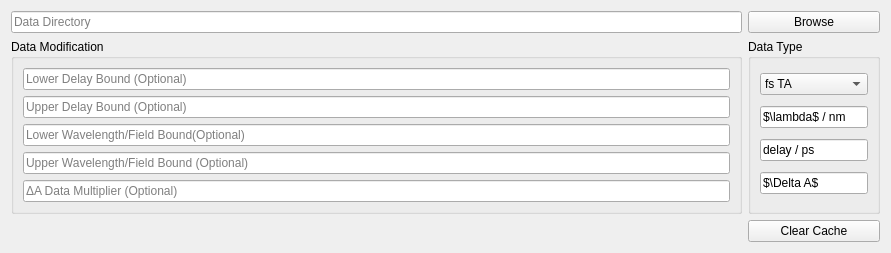
          <widget class="QWidget" name="Data_TA">
           <attribute name="title">
            <string>Data</string>
           </attribute>
           <layout class="QGridLayout" name="gridLayout_4">
            <item row="3" column="1">
             <spacer name="spacer_clear_cache_TA">
              <property name="orientation">
               <enum>Qt::Horizontal</enum>
              </property>
              <property name="sizeHint" stdset="0">
               <size>
                <width>731</width>
                <height>20</height>
               </size>
              </property>
             </spacer>
            </item>
            <item row="0" column="3">
             <widget class="QPushButton" name="Data_browse_TA">
              <property name="toolTip">
               <string>&lt;html&gt;&lt;head/&gt;&lt;body&gt;&lt;p&gt;Click to open a directory dialog and select the data directory. There should be three &lt;span style=&quot; font-style:italic;&quot;&gt;.txt-&lt;/span&gt;files ending with &lt;span style=&quot; font-weight:600;&quot;&gt;spectra.txt, delays.txt &lt;/span&gt;and&lt;span style=&quot; font-weight:600;&quot;&gt; lambda.txt&lt;/span&gt;.&lt;/p&gt;&lt;/body&gt;&lt;/html&gt;</string>
              </property>
              <property name="text">
               <string>Browse</string>
              </property>
             </widget>
            </item>
            <item row="0" column="1">
             <widget class="QLineEdit" name="Data_directory_TA">
              <property name="toolTip">
               <string>&lt;html&gt;&lt;head/&gt;&lt;body&gt;&lt;p&gt;Input the directory of the folder containing the data or use the &amp;quot;Browse&amp;quot;-button on the right.&lt;/p&gt;&lt;p&gt;&lt;span style=&quot; font-weight:600; text-decoration: underline;&quot;&gt;Example:&lt;/span&gt;&lt;/p&gt;&lt;p&gt;/home/user/documents/fsta_measurements/sample_1&lt;/p&gt;&lt;/body&gt;&lt;/html&gt;</string>
              </property>
              <property name="whatsThis">
               <string/>
              </property>
              <property name="placeholderText">
               <string>Data Directory</string>
              </property>
             </widget>
            </item>
            <item row="3" column="3">
             <widget class="QPushButton" name="Data_clear_cache_TA">
              <property name="toolTip">
               <string>&lt;html&gt;&lt;head/&gt;&lt;body&gt;&lt;p&gt;Clears the saved inputs from previous evaluations.&lt;/p&gt;&lt;/body&gt;&lt;/html&gt;</string>
              </property>
              <property name="text">
               <string>Clear Cache</string>
              </property>
             </widget>
            </item>
            <item row="2" column="3">
             <widget class="QGroupBox" name="Axis_TA">
              <property name="title">
               <string>Data Type</string>
              </property>
              <layout class="QVBoxLayout" name="verticalLayout">
               <item>
                <widget class="QComboBox" name="Data_type_TA">
                 <property name="toolTip">
                  <string>&lt;!DOCTYPE HTML PUBLIC &quot;-//W3C//DTD HTML 4.0//EN&quot; &quot;http://www.w3.org/TR/REC-html40/strict.dtd&quot;&gt;
&lt;html&gt;&lt;head&gt;&lt;meta name=&quot;qrichtext&quot; content=&quot;1&quot; /&gt;&lt;style type=&quot;text/css&quot;&gt;
p, li { white-space: pre-wrap; }
&lt;/style&gt;&lt;/head&gt;&lt;body style=&quot; font-family:'Sans Serif'; font-size:9pt; font-weight:400; font-style:normal;&quot;&gt;
&lt;p style=&quot; margin-top:12px; margin-bottom:12px; margin-left:0px; margin-right:0px; -qt-block-indent:0; text-indent:0px;&quot;&gt;Select an experiment type to automatically set the axis labels and units for the plots.&lt;/p&gt;
&lt;p style=&quot; margin-top:12px; margin-bottom:12px; margin-left:0px; margin-right:0px; -qt-block-indent:0; text-indent:0px;&quot;&gt;fs TA	: x-Axis (Wavelength / nm), y-Axis (delay / ps), z-Axis (ΔA)&lt;/p&gt;
&lt;p style=&quot; margin-top:12px; margin-bottom:12px; margin-left:0px; margin-right:0px; -qt-block-indent:0; text-indent:0px;&quot;&gt;ns TA	: x-Axis (Wavelength / nm), y-Axis (delay / ns), z-Axis (ΔA)&lt;/p&gt;
&lt;p style=&quot; margin-top:12px; margin-bottom:12px; margin-left:0px; margin-right:0px; -qt-block-indent:0; text-indent:0px;&quot;&gt;μs trEPR	: x-Axis (Magnetic Field / mT), y-Axis (delay / μs), z-Axis (trEPR signal)&lt;/p&gt;
&lt;p style=&quot; margin-top:12px; margin-bottom:12px; margin-left:0px; margin-right:0px; -qt-block-indent:0; text-indent:0px;&quot;&gt;ns trEPR	: x-Axis (Magnetic Field / mT), y-Axis (delay / ns), z-Axis (trEPR signal)&lt;/p&gt;&lt;/body&gt;&lt;/html&gt;</string>
                 </property>
                 <item>
                  <property name="text">
                   <string>fs TA</string>
                  </property>
                 </item>
                 <item>
                  <property name="text">
                   <string>ns TA</string>
                  </property>
                 </item>
                </widget>
               </item>
               <item>
                <widget class="QLineEdit" name="Data_xAxis_TA">
                 <property name="toolTip">
                  <string>&lt;!DOCTYPE HTML PUBLIC &quot;-//W3C//DTD HTML 4.0//EN&quot; &quot;http://www.w3.org/TR/REC-html40/strict.dtd&quot;&gt;
&lt;html&gt;&lt;head&gt;&lt;meta name=&quot;qrichtext&quot; content=&quot;1&quot; /&gt;&lt;style type=&quot;text/css&quot;&gt;
p, li { white-space: pre-wrap; }
&lt;/style&gt;&lt;/head&gt;&lt;body style=&quot; font-family:'Sans Serif'; font-size:9pt; font-weight:400; font-style:normal;&quot;&gt;
&lt;p style=&quot; margin-top:12px; margin-bottom:12px; margin-left:0px; margin-right:0px; -qt-block-indent:0; text-indent:0px;&quot;&gt;Set the x-axis label and unit for the plot of your data. To correctly display the unit in the plots the input must look like this:&lt;/p&gt;
&lt;p style=&quot; margin-top:12px; margin-bottom:12px; margin-left:0px; margin-right:0px; -qt-block-indent:0; text-indent:0px;&quot;&gt;data / unit&lt;/p&gt;
&lt;p style=&quot; margin-top:12px; margin-bottom:12px; margin-left:0px; margin-right:0px; -qt-block-indent:0; text-indent:0px;&quot;&gt;&lt;span style=&quot; font-weight:600; text-decoration: underline;&quot;&gt;Example:&lt;/span&gt;&lt;/p&gt;
&lt;p style=&quot; margin-top:12px; margin-bottom:12px; margin-left:0px; margin-right:0px; -qt-block-indent:0; text-indent:0px;&quot;&gt;The experiment measured transient absorption data of electromagnetic radiation.&lt;/p&gt;
&lt;p style=&quot; margin-top:12px; margin-bottom:12px; margin-left:0px; margin-right:0px; -qt-block-indent:0; text-indent:0px;&quot;&gt;&lt;span style=&quot; font-weight:600; text-decoration: underline;&quot;&gt;Input:&lt;/span&gt;&lt;/p&gt;
&lt;p style=&quot; margin-top:12px; margin-bottom:12px; margin-left:0px; margin-right:0px; -qt-block-indent:0; text-indent:0px;&quot;&gt;wavelength / nm&lt;/p&gt;
&lt;p style=&quot; margin-top:12px; margin-bottom:12px; margin-left:0px; margin-right:0px; -qt-block-indent:0; text-indent:0px;&quot;&gt;&lt;span style=&quot; font-style:italic;&quot;&gt;Note:&lt;/span&gt;&lt;/p&gt;
&lt;p style=&quot; margin-top:12px; margin-bottom:12px; margin-left:0px; margin-right:0px; -qt-block-indent:0; text-indent:0px;&quot;&gt;The program can read LaTeX inputs. Alternative input:&lt;/p&gt;
&lt;p style=&quot; margin-top:12px; margin-bottom:12px; margin-left:0px; margin-right:0px; -qt-block-indent:0; text-indent:0px;&quot;&gt;$\lambda$ / nm&lt;/p&gt;&lt;/body&gt;&lt;/html&gt;</string>
                 </property>
                 <property name="text">
                  <string>$\lambda$ / nm</string>
                 </property>
                 <property name="placeholderText">
                  <string>x-Axis</string>
                 </property>
                </widget>
               </item>
               <item>
                <widget class="QLineEdit" name="Data_yAxis_TA">
                 <property name="toolTip">
                  <string>&lt;!DOCTYPE HTML PUBLIC &quot;-//W3C//DTD HTML 4.0//EN&quot; &quot;http://www.w3.org/TR/REC-html40/strict.dtd&quot;&gt;
&lt;html&gt;&lt;head&gt;&lt;meta name=&quot;qrichtext&quot; content=&quot;1&quot; /&gt;&lt;style type=&quot;text/css&quot;&gt;
p, li { white-space: pre-wrap; }
&lt;/style&gt;&lt;/head&gt;&lt;body style=&quot; font-family:'Sans Serif'; font-size:9pt; font-weight:400; font-style:normal;&quot;&gt;
&lt;p style=&quot; margin-top:12px; margin-bottom:12px; margin-left:0px; margin-right:0px; -qt-block-indent:0; text-indent:0px;&quot;&gt;Set the y-axis label and unit for the plot of your data. To correctly display the unit in the plots the input must look like this:&lt;/p&gt;
&lt;p style=&quot; margin-top:12px; margin-bottom:12px; margin-left:0px; margin-right:0px; -qt-block-indent:0; text-indent:0px;&quot;&gt;data / unit&lt;/p&gt;
&lt;p style=&quot; margin-top:12px; margin-bottom:12px; margin-left:0px; margin-right:0px; -qt-block-indent:0; text-indent:0px;&quot;&gt;&lt;span style=&quot; font-weight:600; text-decoration: underline;&quot;&gt;Example:&lt;/span&gt;&lt;/p&gt;
&lt;p style=&quot; margin-top:12px; margin-bottom:12px; margin-left:0px; margin-right:0px; -qt-block-indent:0; text-indent:0px;&quot;&gt;The experiment measured transient absorption data of electromagnetic radiation.&lt;/p&gt;
&lt;p style=&quot; margin-top:12px; margin-bottom:12px; margin-left:0px; margin-right:0px; -qt-block-indent:0; text-indent:0px;&quot;&gt;&lt;span style=&quot; font-weight:600; text-decoration: underline;&quot;&gt;Input:&lt;/span&gt;&lt;/p&gt;
&lt;p style=&quot; margin-top:12px; margin-bottom:12px; margin-left:0px; margin-right:0px; -qt-block-indent:0; text-indent:0px;&quot;&gt;delay / ps&lt;/p&gt;
&lt;p style=&quot; margin-top:12px; margin-bottom:12px; margin-left:0px; margin-right:0px; -qt-block-indent:0; text-indent:0px;&quot;&gt;&lt;span style=&quot; font-style:italic;&quot;&gt;Note:&lt;/span&gt;&lt;/p&gt;
&lt;p style=&quot; margin-top:12px; margin-bottom:12px; margin-left:0px; margin-right:0px; -qt-block-indent:0; text-indent:0px;&quot;&gt;The program can read LaTeX inputs. Alternative input:&lt;/p&gt;
&lt;p style=&quot; margin-top:12px; margin-bottom:12px; margin-left:0px; margin-right:0px; -qt-block-indent:0; text-indent:0px;&quot;&gt;$t$ / nm&lt;/p&gt;&lt;/body&gt;&lt;/html&gt;</string>
                 </property>
                 <property name="text">
                  <string>delay / ps</string>
                 </property>
                 <property name="placeholderText">
                  <string>y-Axis</string>
                 </property>
                </widget>
               </item>
               <item>
                <widget class="QLineEdit" name="Data_zAxis_TA">
                 <property name="toolTip">
                  <string>&lt;!DOCTYPE HTML PUBLIC &quot;-//W3C//DTD HTML 4.0//EN&quot; &quot;http://www.w3.org/TR/REC-html40/strict.dtd&quot;&gt;
&lt;html&gt;&lt;head&gt;&lt;meta name=&quot;qrichtext&quot; content=&quot;1&quot; /&gt;&lt;style type=&quot;text/css&quot;&gt;
p, li { white-space: pre-wrap; }
&lt;/style&gt;&lt;/head&gt;&lt;body style=&quot; font-family:'Sans Serif'; font-size:9pt; font-weight:400; font-style:normal;&quot;&gt;
&lt;p style=&quot; margin-top:12px; margin-bottom:12px; margin-left:0px; margin-right:0px; -qt-block-indent:0; text-indent:0px;&quot;&gt;Set the z-axis label and unit for the plot of your data.&lt;/p&gt;
&lt;p style=&quot; margin-top:12px; margin-bottom:12px; margin-left:0px; margin-right:0px; -qt-block-indent:0; text-indent:0px;&quot;&gt;&lt;span style=&quot; font-weight:600; text-decoration: underline;&quot;&gt;Example:&lt;/span&gt;&lt;/p&gt;
&lt;p style=&quot; margin-top:12px; margin-bottom:12px; margin-left:0px; margin-right:0px; -qt-block-indent:0; text-indent:0px;&quot;&gt;The experiment measured transient absorption data of electromagnetic radiation.&lt;/p&gt;
&lt;p style=&quot; margin-top:12px; margin-bottom:12px; margin-left:0px; margin-right:0px; -qt-block-indent:0; text-indent:0px;&quot;&gt;&lt;span style=&quot; font-weight:600; text-decoration: underline;&quot;&gt;Input:&lt;/span&gt;&lt;/p&gt;
&lt;p style=&quot; margin-top:12px; margin-bottom:12px; margin-left:0px; margin-right:0px; -qt-block-indent:0; text-indent:0px;&quot;&gt;absorption change&lt;/p&gt;
&lt;p style=&quot; margin-top:12px; margin-bottom:12px; margin-left:0px; margin-right:0px; -qt-block-indent:0; text-indent:0px;&quot;&gt;&lt;span style=&quot; font-style:italic;&quot;&gt;Note:&lt;/span&gt;&lt;/p&gt;
&lt;p style=&quot; margin-top:12px; margin-bottom:12px; margin-left:0px; margin-right:0px; -qt-block-indent:0; text-indent:0px;&quot;&gt;The program can read LaTeX inputs. Alternative input:&lt;/p&gt;
&lt;p style=&quot; margin-top:12px; margin-bottom:12px; margin-left:0px; margin-right:0px; -qt-block-indent:0; text-indent:0px;&quot;&gt;$\Delta$A&lt;/p&gt;&lt;/body&gt;&lt;/html&gt;</string>
                 </property>
                 <property name="text">
                  <string>$\Delta A$</string>
                 </property>
                 <property name="placeholderText">
                  <string>z-Axis</string>
                 </property>
                </widget>
               </item>
              </layout>
             </widget>
            </item>
            <item row="2" column="1">
             <widget class="QGroupBox" name="Data_Modification_TA">
              <property name="title">
               <string>Data Modification</string>
              </property>
              <layout class="QGridLayout" name="gridLayout_2">
               <item row="5" column="0">
                <widget class="QLineEdit" name="Data_wavelength_input_ub_TA">
                 <property name="toolTip">
                  <string>&lt;html&gt;&lt;head/&gt;&lt;body&gt;&lt;p&gt;Set a lower bound for the wavelength range to be analysed. This is optional and can be left empty. If left empty, all wavelengths from the lower bound upwards will be used.&lt;/p&gt;&lt;p&gt;&lt;span style=&quot; font-weight:600; text-decoration: underline;&quot;&gt;Example:&lt;/span&gt;&lt;/p&gt;&lt;p&gt;The data was measured for wavelengths ranging from 330 nm to 800 nm , but only the data up to 750 nm is relevant.&lt;/p&gt;&lt;p&gt;&lt;span style=&quot; font-weight:600;&quot;&gt;Input:&lt;/span&gt;&lt;/p&gt;&lt;p&gt;750&lt;/p&gt;&lt;/body&gt;&lt;/html&gt;</string>
                 </property>
                 <property name="placeholderText">
                  <string>Upper Wavelength/Field Bound (Optional)</string>
                 </property>
                </widget>
               </item>
               <item row="2" column="0">
                <widget class="QLineEdit" name="Data_delay_input_lb_TA">
                 <property name="toolTip">
                  <string>&lt;html&gt;&lt;head/&gt;&lt;body&gt;&lt;p&gt;Set a lower bound for the time frame to be analysed. This is optional and can be left empty. If left empty, all delays up to the upper bound will be used.&lt;/p&gt;&lt;p&gt;&lt;span style=&quot; font-weight:600; text-decoration: underline;&quot;&gt;Example:&lt;/span&gt;&lt;/p&gt;&lt;p&gt;The data was measured for delays ranging from -10 ps to 4000 ps, but to exclude artifacts at 0 ps the evaluation should start at 0.4 ps.&lt;/p&gt;&lt;p&gt;&lt;span style=&quot; font-weight:600; text-decoration: underline;&quot;&gt;Input:&lt;/span&gt;&lt;/p&gt;&lt;p&gt;0.4&lt;/p&gt;&lt;/body&gt;&lt;/html&gt;</string>
                 </property>
                 <property name="placeholderText">
                  <string>Lower Delay Bound (Optional)</string>
                 </property>
                </widget>
               </item>
               <item row="3" column="0">
                <widget class="QLineEdit" name="Data_delay_input_ub_TA">
                 <property name="toolTip">
                  <string>&lt;html&gt;&lt;head/&gt;&lt;body&gt;&lt;p&gt;Set an upper bound for the time frame to be analysed. This is optional and can be left empty. If left empty, all delays from the lower bound upwards will be used.&lt;/p&gt;&lt;p&gt;&lt;span style=&quot; font-weight:600; text-decoration: underline;&quot;&gt;Example:&lt;/span&gt;&lt;/p&gt;&lt;p&gt;The data was measured for delays ranging from -10 ps to 4000 ps, but to the data is only relevant up to 3000 ps.&lt;/p&gt;&lt;p&gt;&lt;span style=&quot; font-weight:600; text-decoration: underline;&quot;&gt;Input:&lt;/span&gt;&lt;/p&gt;&lt;p&gt;3000&lt;/p&gt;&lt;/body&gt;&lt;/html&gt;</string>
                 </property>
                 <property name="placeholderText">
                  <string>Upper Delay Bound (Optional)</string>
                 </property>
                </widget>
               </item>
               <item row="4" column="0">
                <widget class="QLineEdit" name="Data_wavelength_input_lb_TA">
                 <property name="toolTip">
                  <string>&lt;html&gt;&lt;head/&gt;&lt;body&gt;&lt;p&gt;Set a lower bound for the wavelength range to be analysed. This is optional and can be left empty. If left empty, all wavelengths up to the upper bound will be used.&lt;/p&gt;&lt;p&gt;&lt;span style=&quot; font-weight:600; text-decoration: underline;&quot;&gt;Example:&lt;/span&gt;&lt;/p&gt;&lt;p&gt;The data was measured for wavelengths ranging from 330 nm to 800 nm , but only the data starting at 350 nm is relevant.&lt;/p&gt;&lt;p&gt;&lt;span style=&quot; font-weight:600; text-decoration: underline;&quot;&gt;Input:&lt;/span&gt;&lt;/p&gt;&lt;p&gt;350&lt;/p&gt;&lt;/body&gt;&lt;/html&gt;</string>
                 </property>
                 <property name="placeholderText">
                  <string>Lower Wavelength/Field Bound(Optional)</string>
                 </property>
                </widget>
               </item>
               <item row="6" column="0">
                <widget class="QLineEdit" name="Data_input_multiplier_TA">
                 <property name="toolTip">
                  <string>&lt;html&gt;&lt;head/&gt;&lt;body&gt;&lt;p&gt;Set a multiplier for the absorption data. This is optional and can be left empty. If left empty, the data won't be changed.&lt;/p&gt;&lt;p&gt;&lt;span style=&quot; font-weight:600; text-decoration: underline;&quot;&gt;Example:&lt;/span&gt;&lt;/p&gt;&lt;p&gt;If the data was measured in ODU but the values are around 0,00X, the data can be multiplied by a factor of 1000 so the data will be displayed as mODU.&lt;/p&gt;&lt;p&gt;&lt;span style=&quot; font-weight:600; text-decoration: underline;&quot;&gt;Input:&lt;/span&gt;&lt;/p&gt;&lt;p&gt;1000&lt;/p&gt;&lt;/body&gt;&lt;/html&gt;</string>
                 </property>
                 <property name="placeholderText">
                  <string>ΔA Data Multiplier (Optional)</string>
                 </property>
                </widget>
               </item>
              </layout>
             </widget>
            </item>
           </layout>
          </widget>
